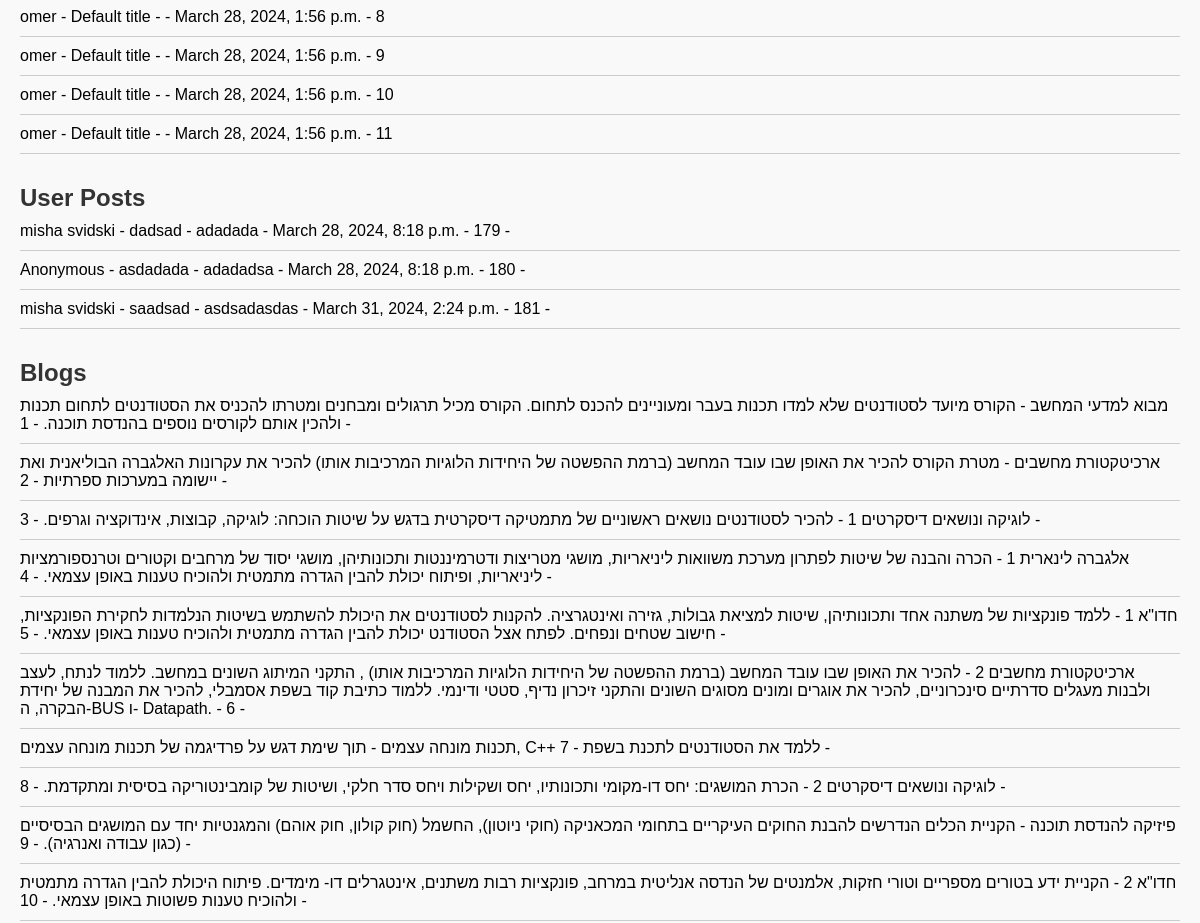
The page /data/ (middle part) on the database as committed earlier.
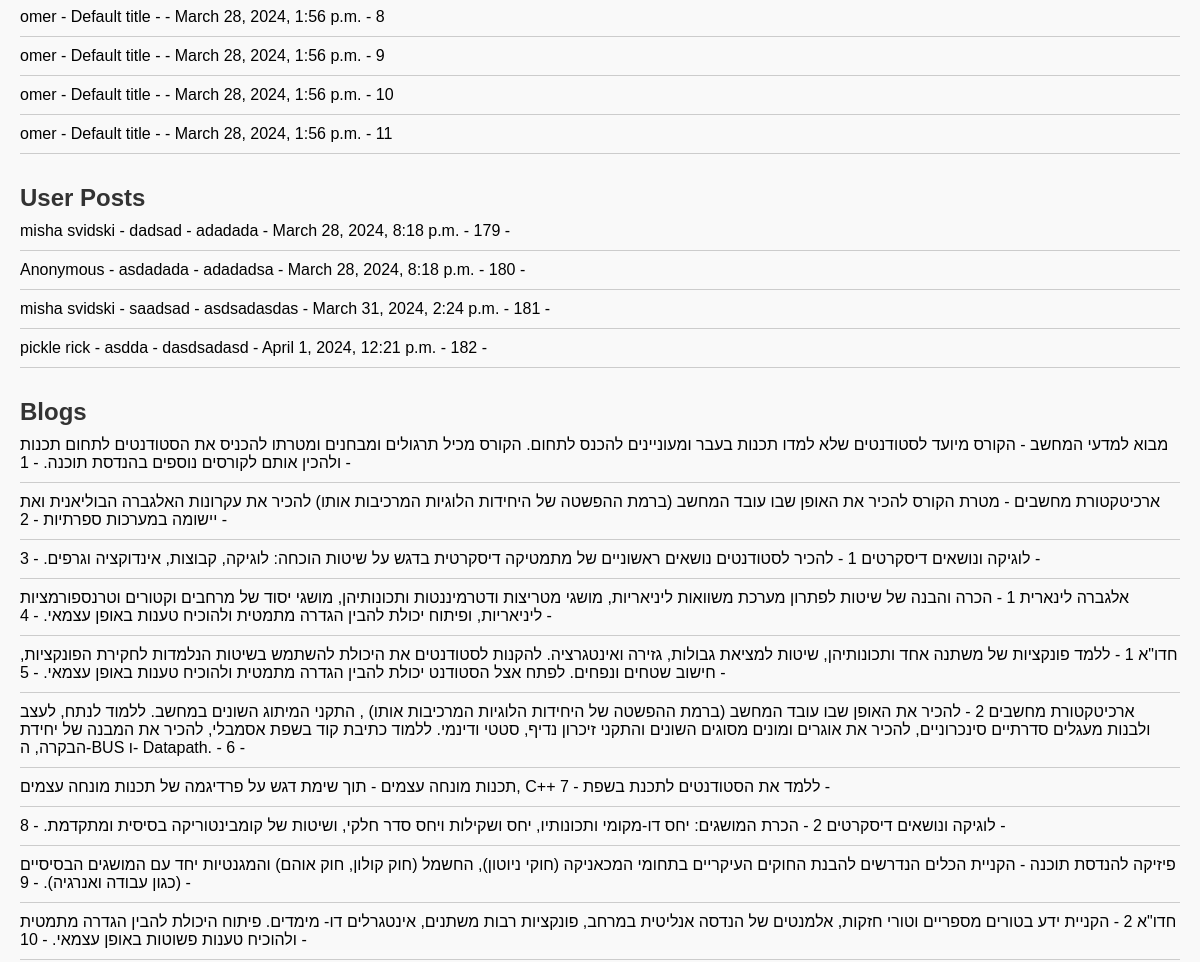
The same page on the database as committed later.
### S4S/models.py (models this page shows, shortened)
class Post(models.Model):
    title = models.CharField(max_length=100, default='')
    content = models.TextField(default='')
    date_posted = models.DateTimeField(default=timezone.now)
    author = models.ForeignKey(User, on_delete=models.CASCADE, default=1)
    blog = models.ForeignKey('Blog', on_delete=models.CASCADE, null=True)

class Post2(models.Model):
    title = models.CharField(max_length=100)
    user_name = models.CharField(default="none", max_length=100)
    user_email = models.EmailField(null=True)
    content = models.TextField()
    date_posted = models.DateTimeField(default=timezone.now)
    blog = models.ForeignKey('Blog', on_delete=models.CASCADE, null=True)
    candidate = models.ForeignKey('Candidate', on_delete=models.CASCADE, null=True, blank=True)
    student = models.ForeignKey('Student', on_delete=models.CASCADE, null=True, blank=True)
    graduate = models.ForeignKey('Graduate', on_delete=models.CASCADE, null=True, blank=True)
    admin = models.ForeignKey('Admin', on_delete=models.CASCADE, null=True, blank=True)
    comment_count = models.IntegerField(default=0)
    likes_count = models.IntegerField(default=0)

class Blog(models.Model):
    title = models.CharField(max_length=100)
    description = models.TextField(default='No description')

### S4S/DataVisuals.py (the view)
# urls.py: path('data/', DataVisuals.display_data, name='data'),
def display_data(request):
    candidates = Candidate.objects.all()
    students = Student.objects.all()
    graduates = Graduate.objects.all()
    posts = Post.objects.all()
    posts2 = Post2.objects.all()
    blogs = Blog.objects.all()
    return render(request, 'display_data.html', {'candidates': candidates, 'students': students,
                                                 'graduates': graduates, 'posts': posts, 'posts2': posts2 , 'blogs': blogs } )

### templates/display_data.html (shortened to what this page needs)
<!DOCTYPE html>
<html lang="en">
<head>
</head>
<body>
    <ul>
        {% for post in posts %}
        <li>{{ post.author }} - {{ post.title }} - {{ post.content }} - {{ post.date_posted }} - {{ post.id }}</li>
        {% endfor %}
    </ul>
    <h1>User Posts</h1>
    <ul>
        {% for post2 in posts2 %}
        <li>{{ post2.user_name }} - {{ post2.title }} - {{ post2.content }}
            - {{ post2.date_posted }} - {{ post2.id }} - {{ post2.candidate.first_name }}</li>
        {% endfor %}
    </ul>
 <h1>Blogs</h1>
    <ul>
        {% for blog in blogs %}
        <li>{{ blog.title }} - {{ blog.description }} - {{ blog.id }} - </li>
        {% endfor %}
    </ul>
</body>
</html>

### templates/display_data.html (style rules this page uses)
body { font-family: Arial, sans-serif; margin: 20px; padding: 0; background-color: #f9f9f9; }
h1 { color: #333; font-size: 24px; margin-top: 30px; margin-bottom: 10px; }
ul { list-style: none; padding: 0; margin: 0; }
li { margin-bottom: 10px; border-bottom: 1px solid #ccc; padding-bottom: 10px; }

Rows that differ between the two databases and show on the page:
added Post2: user_name "pickle rick", title "asdda", content "dasdsadasd", date_posted "April 1, 2024, 12:21 p.m.", id "182"
